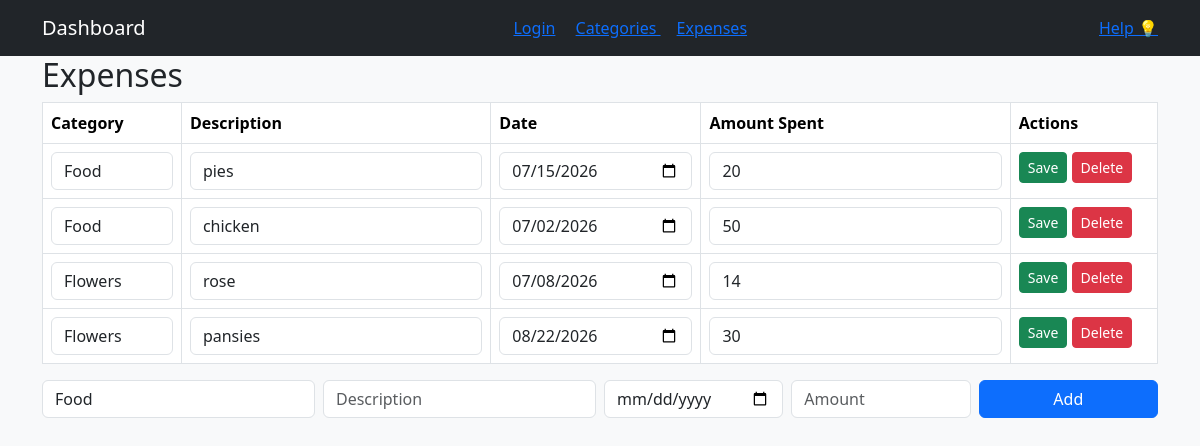
Before: /view_expenses (signed in) with the older database file.
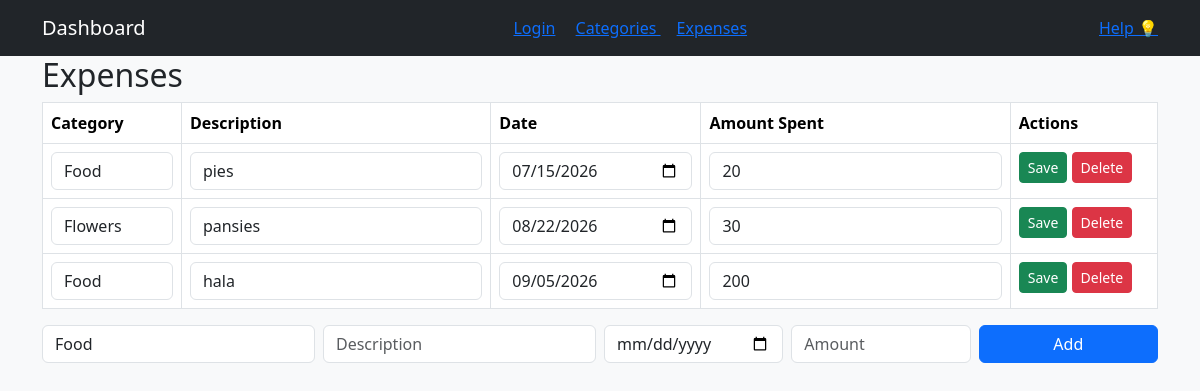
After: the same page with the newer database file.
### tables this page shows
CREATE TABLE expenses (id INTEGER PRIMARY KEY AUTOINCREMENT UNIQUE NOT NULL, name TEXT, amount_spent INTEGER NOT NULL, date INTEGER NOT NULL, category_id INTEGER REFERENCES category (id), user_id INTEGER);

CREATE TABLE category (id INTEGER PRIMARY KEY AUTOINCREMENT UNIQUE NOT NULL, name TEXT, spending_limit INTEGER, user_id INTEGER REFERENCES user (id));

### app.py (the view)
@app.route("/view_expenses")
def view_expenses():
    user = session.get("user")
    if not user:
        return redirect(url_for("login"))
    user_id = user[0]
    sql = """SELECT expenses.id, expenses.name, expenses.amount_spent,
                strftime('%Y-%m-%d', expenses.date)
                AS date, category.name AS category, expenses.category_id FROM expenses
                JOIN category ON expenses.category_id = category.id WHERE expenses.user_id = ?"""
    expenses = query_db(sql, args=(user_id,))
    sql = "SELECT * FROM category WHERE user_id = ?"
    categories = query_db(sql, args=(user_id,))
    return render_template("expenses.html", expenses=expenses, categories=categories)

### app.py (called while the page is built)
def get_db():
    db = getattr(g, '_database', None)
    if db is None:
        db = g._database = sqlite3.connect(DATABASE)
    return db

def query_db(query, args=(), one=False):
    cur = get_db().execute(query, args)
    rv = cur.fetchall()
    cur.close()
    return (rv[0] if rv else None) if one else rv

### templates/expenses.html (shortened to what this page needs)
<!DOCTYPE html>
<html lang="en">
<head>
</head>
<body>
    {%extends "base.html"%}
    {%block content%}
    <h2>Expenses</h2>
    <table class="table table-bordered">
        <tr><th>Category</th> <th>Description</th><th> Date</th><th> Amount Spent</th>  <th>Actions</th></tr>
        {%for expense in expenses%}
            <tr>
              <form method = "POST" action = "{{url_for ('edit_expenses', id_iterable=expense[0]) }}">
                <td>
                    <select name= "category_id" class="form-control">
                        {% for category in categories %}
                            <option value="{{category[0]}}" {% if category[0] == expense[5] %}selected{% endif %}>{{category[1]}}</option>
                        {%endfor%}
                    </select>
                </td>
                <td><input class = "form-control" name= "name" value = "{{expense[1]}}"></td>
                <td><input class="form-control" type="date" name="date" value="{{expense[3]}}"></td>
                <td><input class = "form-control" name= "amount_spent" value = "{{expense[2]}}"></td>
                <td>
                    <button class="btn btn-success btn-sm"> Save</button>
                    <a href = "{{url_for ('delete_expenses', id_iterable=expense[0])}}" class = "btn btn-danger btn-sm"> Delete</a>
                </td>
              </form>
            </tr>
        {%endfor%}
    </table>
    <form method = "POST" action="{{url_for('add_expenses')}}" class="row g-2 mb-3">
        <div class = "col-md-3">
            <select class = "form-control" name = "category_id" required>
                {%for category in categories%}
                    <option value = "{{category[0]}}">{{category[1]}}</option>
                {%endfor%}
            </select>
        </div>
        <div class ="col-md-3"><input class="form-control" name="name" placeholder= "Description" required></div>
        <div class ="col-md-2"><input class="form-control" type="date" name="date" required></div>
        <div class ="col-md-2"><input class="form-control" name="amount_spent" placeholder= "Amount" required></div>
        <div class ="col-md-2"><button class="btn btn-primary w-100"> Add </button></div>
    </form>
{%endblock%}

### templates/base.html (shortened to what this page needs)
<!DOCTYPE html>
<html lang="en">
<head>
    <link rel="stylesheet" href="https://cdn.jsdelivr.net/npm/bootstrap@5.3.2/dist/css/bootstrap.min.css">
</head>
<body class = "bg-light">
        <nav class = "navbar navbar-expand-lg navbar-dark bg-dark mb4">
            <div class = "container">
                <a class = "navbar-brand" href = "{{url_for('home')}}"> Dashboard</a>
                <div>
                    <a class="bt btn-lightbtn-sm me-3" href = "{{ url_for('login') }}"> Login</a>
                    <a class="bt btn-light btn-sm me-3" href ="{{url_for ('view_categories')}}">Categories </a>
                    <a class="bt btn-light btn-sm me" href ="{{ url_for('view_expenses') }}"> Expenses </a>
                </div>
                <a class="bt btn-light btn-sm me" href ="{{ url_for('help_iterable') }}"> Help 💡 </a>
            </div>
        </nav>
        <div class="container">
            {%block content%}{%endblock%}
        </div>
</body>
</html>

Changed rows visible on the page:
removed expenses: category_id "Food", name "chicken", date "07/02/2026", amount_spent "50"
removed expenses: category_id "Flowers", name "rose", date "07/08/2026", amount_spent "14"
added expenses: category_id "Food", name "hala", date "09/05/2026", amount_spent "200"
